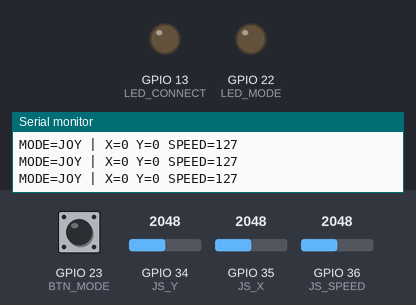
Bench run of a sketch on a simulated ESP32. Shown: output pins drawn as LEDs (lit = HIGH), the last lines printed to the serial monitor. Inputs (shaded band) come from the test bench; at power-on: GPIO 23 (BTN_MODE) HIGH, GPIO 34 (JS_Y) = 2048, GPIO 35 (JS_X) = 2048, GPIO 36 (JS_SPEED) = 2048.

Above: at 1.2 s.
1.3 s: GPIO 23 (BTN_MODE) pulled LOW for 0.15 s
At 2.7 s:
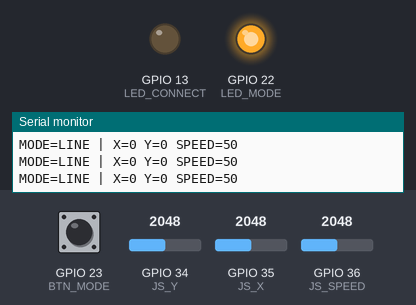
3.0 s: GPIO 23 (BTN_MODE) pulled LOW for 1 s
At 4.9 s:
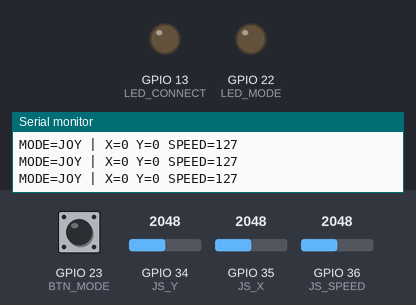
5.5 s: GPIO 23 (BTN_MODE) pulled LOW for 3.2 s
At 10.0 s:
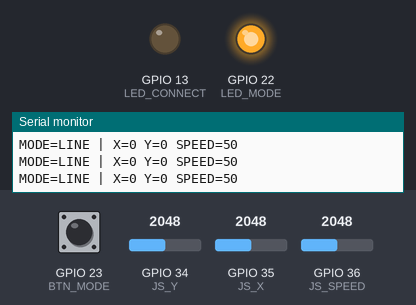
Timing chart, 0 to 11.5 s (numbered marks = the images above; inputs shaded):
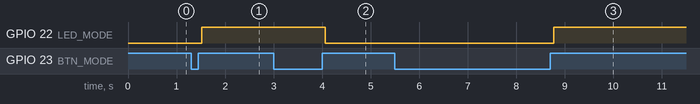

The sketch:

ESP32_38PIN_TX_VER2.ino
```cpp
#include <WiFi.h>
#include <esp_now.h>

// ===== DATA STRUCT (GIỮ NGUYÊN như code cũ) =====
typedef struct {
  int x;
  int y;
  int speed;
} controlData;

controlData outgoing;

// ===== JOYSTICK PINS =====
#define JS_SPEED 36
#define JS_Y     34
#define JS_X     35

// ===== MODE BUTTON + LED =====
#define BTN_MODE 23
#define LED_CONNECT  13
#define LED_MODE  22
// ===== MAC ESP32-CAM / RX =====
uint8_t receiverMAC[6] = {0x2C, 0xBC, 0xBB, 0x84, 0x9D, 0x28};

// ===== SEND STATUS BLINK =====
bool Blink = false;
unsigned long lastBlink = 0;

// ===== MODE =====
enum Mode : uint8_t { MODE_JOYSTICK = 0, MODE_LINE = 1 };
Mode modeNow = MODE_JOYSTICK;

// ===== BUTTON DEBOUNCE =====
bool btnReading = HIGH;
bool btnStable  = HIGH;
unsigned long lastDebounce = 0;
const unsigned long debounceMs = 25;

// ===== CALLBACK SEND (ESP32 core 3.3.3) =====
void onDataSent(const wifi_tx_info_t *info, esp_now_send_status_t status) {
  if (status == ESP_NOW_SEND_SUCCESS) {
    Blink = false;
  }
  else {
    Blink = true;
  }
}

// ===== MAP joystick axis =====
int mapAxis(int raw) {
  int v = map(raw, 0, 4095, -255, 255);
  if (abs(v) < 60) v = 0;  // deadzone
  return v;
}

// ===== gửi ký tự mode sang RX =====
void sendModeChar() {
  uint8_t c = (modeNow == MODE_JOYSTICK) ? 'J' : 'L';

  // gửi lặp 2 lần cho chắc (không block lâu)
  esp_now_send(receiverMAC, &c, 1);
  delay(5);
  esp_now_send(receiverMAC, &c, 1);

  Serial.printf(">>> MODE = %c\n", c);
}

// ===== toggle mode khi THẢ nút =====
void toggleMode() {
  modeNow = (modeNow == MODE_JOYSTICK) ? MODE_LINE : MODE_JOYSTICK;
  sendModeChar();
}

// ===== update button (nhấn + thả => đổi mode) =====
void updateButton() {
  bool r = digitalRead(BTN_MODE);

  if (r != btnReading) {
    btnReading = r;
    lastDebounce = millis();
  }

  if (millis() - lastDebounce >= debounceMs) {
    if (btnStable != btnReading) {
      bool prev = btnStable;
      btnStable = btnReading;

      // release edge: LOW -> HIGH (vì pullup)
      if (prev == LOW && btnStable == HIGH) {
        toggleMode();
      }
    }
  }
}

void setup() {
  Serial.begin(115200);

  pinMode(JS_SPEED, INPUT);
  pinMode(JS_X, INPUT);
  pinMode(JS_Y, INPUT);

  pinMode(LED_CONNECT, OUTPUT);
  pinMode(LED_MODE, OUTPUT);
  digitalWrite(LED_CONNECT, LOW);

  pinMode(BTN_MODE, INPUT_PULLUP);

  WiFi.mode(WIFI_STA);
  WiFi.disconnect();

  // ===== INIT ESP-NOW =====
  if (esp_now_init() != ESP_OK) {
    return;
  }
  esp_now_register_send_cb(onDataSent);

  // ===== ADD PEER =====
  esp_now_peer_info_t peer{};
  memcpy(peer.peer_addr, receiverMAC, 6);
  peer.channel = 0;
  peer.encrypt = false;

  if (esp_now_add_peer(&peer) != ESP_OK) return;

  // gửi mode mặc định lúc khởi động
  sendModeChar();
}

void loop() {
  // 1) đọc nút liên tục
  updateButton();

  // 2) blink nếu gửi fail
  if (Blink) {
    if (millis() - lastBlink >= 100) {
      lastBlink = millis();
      digitalWrite(LED_CONNECT, !digitalRead(LED_CONNECT));
    }
  } else {
    digitalWrite(LED_CONNECT, LOW);
  }

  // 3) đọc joystick
  int rawX = analogRead(JS_X);
  int rawY = analogRead(JS_Y);
  int rawSpeed = analogRead(JS_SPEED);

  int x = mapAxis(rawX);
  int y = -mapAxis(rawY);                 // invert Y
  int sp = map(rawSpeed, 0, 4095, 0, 255);

  // 4) đóng gói data gửi đi
  if (modeNow == MODE_JOYSTICK) {
    outgoing.x = x;
    outgoing.y = y;
    outgoing.speed = sp;
    digitalWrite(LED_MODE, LOW);
  } else {
    // LINE mode:
    outgoing.x = 0;
    outgoing.y = 0;
    outgoing.speed = 50;
    digitalWrite(LED_MODE, HIGH);
  }

  // 5) gửi struct như cũ
  esp_now_send(receiverMAC, (uint8_t*)&outgoing, sizeof(outgoing));

  // debug
  Serial.printf("MODE=%s | X=%d Y=%d SPEED=%d\n",
                (modeNow == MODE_JOYSTICK) ? "JOY" : "LINE",
                outgoing.x, outgoing.y, outgoing.speed);

  delay(40); // ~25Hz
}
```

Measured:
- after the input at 1.3 s, GPIO 22 (LED_MODE): LOW → HIGH after 0.22 s
- after the input at 3.0 s, GPIO 22 (LED_MODE): HIGH → LOW after 1.1 s
- after the input at 5.5 s, GPIO 22 (LED_MODE): LOW → HIGH after 3.3 s
